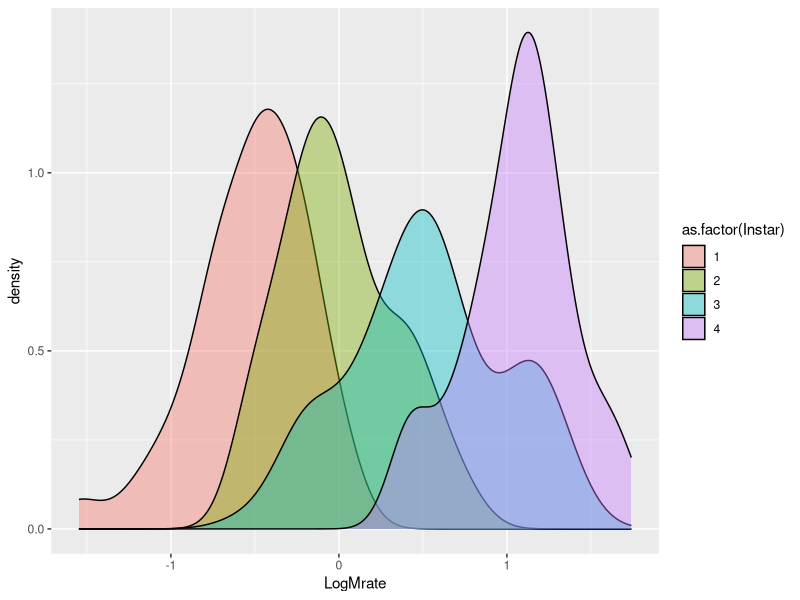
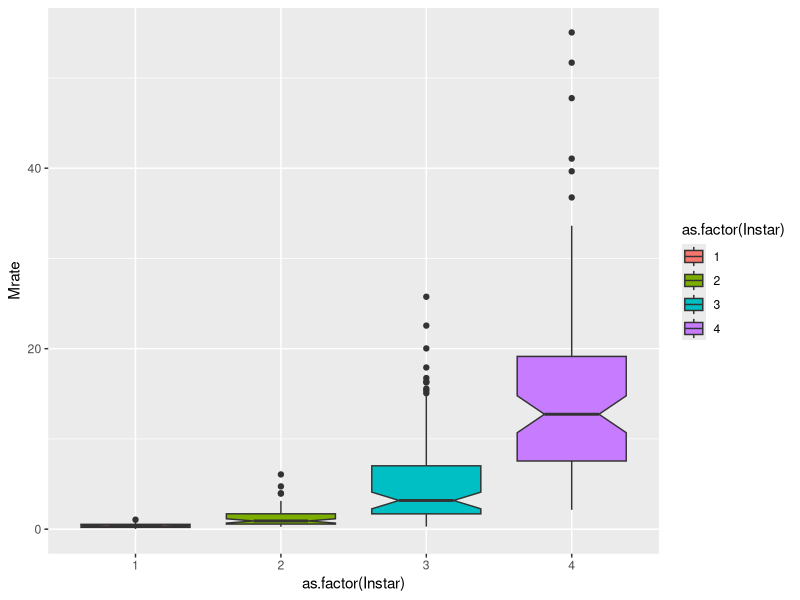
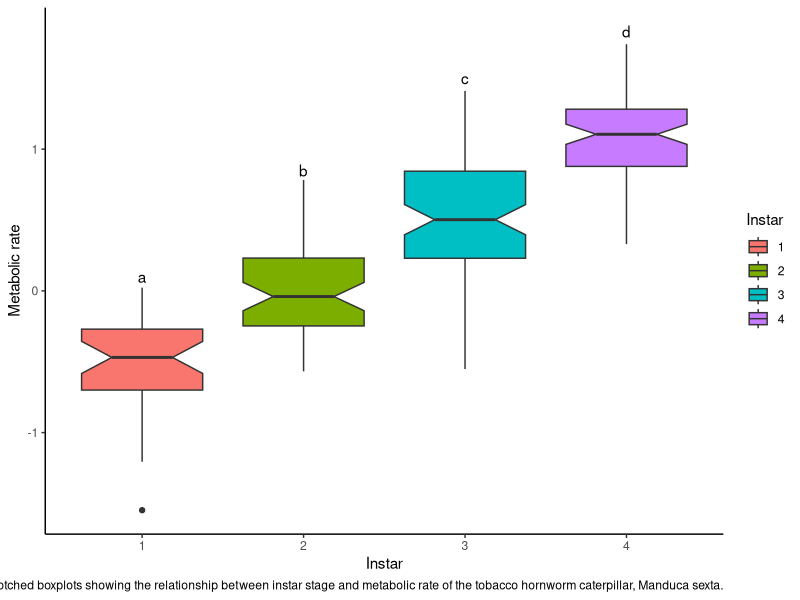
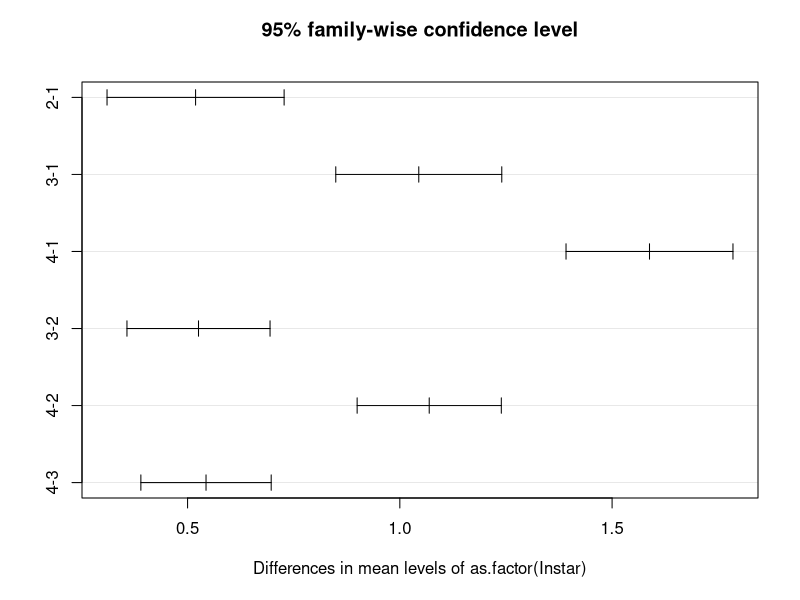
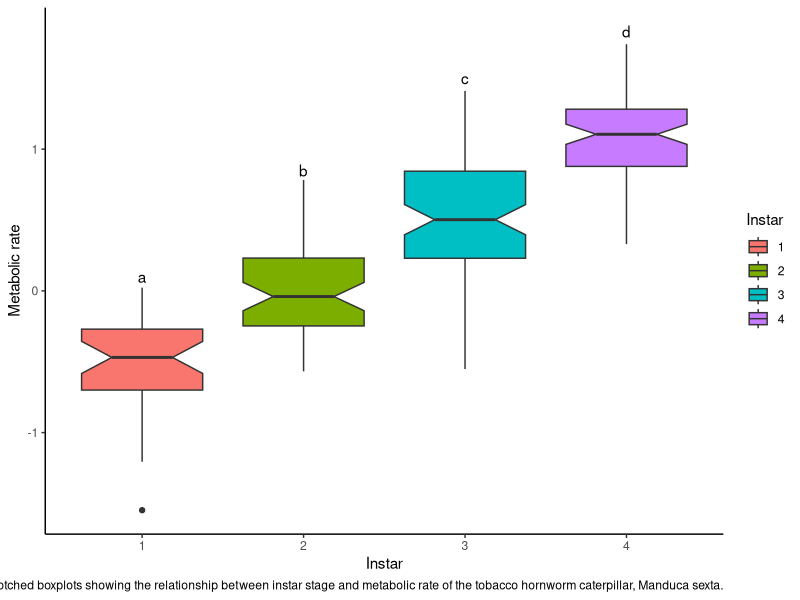

Recreate these plots in R, in order. (Note: this script raises an error after producing the figures.)
# final_stats_assignment.R
# Final statistical analyses for metabolic rate of Manduca sexta data
# for basic stats assignment due 29 June 2018
# Taryn Joy Jacobs, Jessica Kipling, Carlin Landsberg
# 18 June 2018

# Load libraries ----------------------------------------------------------

library(tidyverse)
library(readr)
library(ggpubr)
library(e1071)
library(corrplot)
library(RColorBrewer)
library(grid)

# Load data ---------------------------------------------------------------

ms_rate <- read_delim("ms_rate.csv", ";", 
                      escape_double = FALSE, trim_ws = TRUE)

# imported textfile from desktop
View(ms_rate)

# Having a look at the data -----------------------------------------------

# summarise
summary(ms_rate)

# Density plot ------------------------------------------------------------

# Visualise the denisty of the data
ggplot(data = ms_rate, aes(x = LogMrate, fill = as.factor(Instar))) + 
  geom_density(alpha = 0.4)
  # data seems like its not skewed for each instar 

# Skewness & Kurtosis -----------------------------------------------------

# skewness, kurtosis...
ms_rate %>% 
  group_by(Instar) %>% 
  summarise(mean_wt = mean(BodySize),
            median_wt = median(BodySize),
            skew_wt = skewness(BodySize),
            kurt_wt = kurtosis(BodySize)) 
  # 1 and 4 kurtosis

# Boxplot visualisation ---------------------------------------------------

# Boxplot
ggplot(data = ms_rate, aes(x = as.factor(Instar), y = Mrate)) +
  geom_boxplot(aes(fill = as.factor(Instar)), notch = TRUE)
  # Mostly looks significant (notches not overlapping, clearly for 3 and 4. 1 and 2 a bit unclear)

# Data analyses (first checking assumptions) -----------------------------------------------------------------

# check assumptions instar and rate

# normality
ms_rate %>% 
  group_by(Instar) %>% 
  summarise(r_norm_dist = as.numeric(shapiro.test(LogMrate)[2])) 
  # All data normal, except for instsar 5. Removed instar 5 from raw data?

# homoscedasticity 
ms_rate %>% 
  group_by(Instar) %>% 
  summarise(r_norm_dist = as.numeric(shapiro.test(LogMrate)[2]),
            r_norm_var = var(LogMrate)) 
 
ms_rate %>% 
  summarise(body_norm_dist = as.numeric(shapiro.test(BodySize)[2]),
            body_norm_var = var(BodySize))
  # body size not normally distributed

ms_rate %>% 
  summarise(body_norm_dist = as.numeric(shapiro.test(LogBodySize)[2]),
            body_norm_var = var(LogBodySize))
  # log body size also not normally distributed

# Note, we cannot perform a t-test becasue more than two factors (4 instars)
# so we can try an ANOVA ... single-factor anova

# ANOVA Metabolic rate ----------------------------------------------------

# H0: Metabolic rate is not higher for larger instars
# H1: Metabolic rate is higher for larger instars

# single factor ANOVA for instar and metabolic rate
mr.aov <- aov(LogMrate ~ as.factor(Instar), data = ms_rate)
summary(mr.aov)
  # ----- RESULTS -----
#                   Df Sum Sq Mean Sq F value Pr(>F)    
# as.factor(Instar)   3  76.40  25.467   177.5 <2e-16 ***
#  Residuals         252  36.16   0.143                   
# ---
#  Signif. codes:  0 '***' 0.001 '**' 0.01 '*' 0.05 '.' 0.1 ' ' 1   
  # ----- ----- -----
    # Pr < 0.05 so we reject the null hypothesis, therefore
      # Metabolic rate is higher for larger instars

# Visualise using a boxplot
mr_box <- ggplot(data = ms_rate, aes(x = as.factor(Instar), y = LogMrate, fill = as.factor(Instar))) +
  geom_boxplot(notch = TRUE) +
  annotate("text", x = 1, y = 0.1, label = "a") +
  annotate("text", x = 2, y = 0.85, label = "b") +
  annotate("text", x = 3, y = 1.5, label = "c") +
  annotate("text", x = 4, y = 1.83, label = "d") +
  labs(x = "Instar", y = "Metabolic rate", fill = "Instar",
       caption = "Fig. 1. Notched boxplots showing the relationship between instar stage and metabolic rate of the tobacco hornworm caterpillar, Manduca sexta.") +
  theme(plot.title = element_text(hjust = 0),
        plot.caption = element_text(hjust = 0)) +
  theme_classic()
mr_box

   # to be used in results section
ggsave(plot = mr_box, filename = "Metabolic boxplot final2.png")
# notches do not overlap so must be significantly different?
# this is just a visualisation, so lets check it with a statistical analysis

# Post-hoc test
TukeyHSD(mr.aov)
plot(TukeyHSD(mr.aov))
  # none cross the zero mark... 
  # p-adj < 0.05 (p-adj = 0 for all interactions) for all so does this mean they're all significant?
  # ie all instars have significantly different metabolic rates?

# Correlation -------------------------------------------------------------

# subset dataset because we are looking at only instar, body size and metabolic rate
met_sub <- ms_rate %>% 
  select(-X1, -Computer, -BodySize, -CO2ppm, -Mrate)

# H0: There is no relationship between body size and metabolic rate
# H1: There is a relationship between body size and metabolic rate

# visualise the data (scatterplot)
plot(ms_rate$LogBodySize, ms_rate$LogMrate)

# normality for log body size and log metabolic rate
met_norm <- met_sub %>% 
  gather(key = "variable") %>% 
  group_by(variable) %>% 
  summarise(variable_norm = as.numeric(shapiro.test(value)[2]))
met_norm
  # but data is not narmal so we use Kendall

# Kendall rank correlation
corr <- cor(met_sub, method = "kendall")
corr

# visualise results form these correlations
    # to be used in results section
plot_panel <- (corrplot(corr, type = "upper",
                        tl.col = "black", addCoef.col = "grey70"))
  # overall high correlatation coefficients for all variables, therefore a strong, positive relationship exists

# correlation between body size and metabolic rate (Kendall)
cor.test(ms_rate$LogBodySize, ms_rate$LogMrate, method = "kendall")
# p < 0.05, so we reject the null hypothesis, therefore
# there is a relationship between body size and metabolic rate
# tau = 0.8158754, so about 82%% of this relationship is explained

# visualise plot
tau_print <- paste0("tau = ", 
                  round(cor(x = met_sub$LogBodySize, met_sub$LogMrate, method = "kendall"),2))

plot_corr <- ggplot(data = ms_rate, aes(x = LogBodySize, y = LogMrate)) +
  geom_point() +
  geom_smooth(method = "lm", se = TRUE) +
  annotate("text", x = -2.2, y = 1.7, label = tau_print) +
  labs(x = "Body mass (g)", y = "Metabolic rate", caption = "Fig. 2. Correlation showing the relationship between body mass (g) and metabolic rate of Manduca sexta. 
") +
  theme(plot.title = element_text(hjust = 0.5),
        plot.caption = element_text(hjust = 0.5)) +
  theme_classic()
plot_corr

    # to be used in results section
ggsave(plot = plot_corr, filename = "correlation plot final2.png")

# Regression --------------------------------------------------------------

# H0: Metabolic rate is not influenced by body size
# H1: Metabolic rate is influenced by body size 

met_lm <- lm(LogBodySize ~ LogMrate, data = ms_rate)
summary(met_lm)
  # pr < 0.05 so we reject the null hypothesis, therefore
  # Metabolic rate is influenced by body size
  # adjusted r-sq value is 0.9235 showing that approx 92% of variance is explained

slope <- round(met_lm$coef[2], 3)
# p.val <- round(coefficients(summary(met_lm))[2, 4], 3) # approx 0 so...
p.val <- 0.001
r2 <- round(summary(met_lm)$r.squared, 3)
# ggplot(data = trans_met_co2, aes(x = Instar, y = LogMrate)) +
#  geom_point() +
#  stat_smooth(method = "lm")

plot_lm <- ggplot(data = ms_rate, aes(x = LogBodySize, y = LogMrate)) +
  geom_point() +
  annotate("text", x = -2.5, y = 1.9, label = paste0("slope == ", slope, "~(min/min)"), parse = TRUE, hjust = 0) +
  annotate("text", x = -2.5, y = 1.7, label = paste0("italic(p) < ", p.val), parse = TRUE, hjust = 0) +
  annotate("text", x = -2.5, y = 1.5, label = paste0("italic(r)^2 == ", r2), parse = TRUE, hjust = 0) +
  stat_smooth(method = "lm") +
  labs(x = "Body mass (g)", y = "Metabolic rate", caption = "Fig. 3. Linear regression showing the influence of body mass (g) on metabolic rate of Manduca sexta.
") +
  theme(plot.title = element_text(hjust = 0.5),
        plot.caption = element_text(hjust = 0.5)) +
  theme_classic()
plot_lm

    # to be used in results section
ggsave(plot = plot_lm, filename = "regression plot final.png")

# regression for QPAS... see papers..
ms_rate_scale <- ms_rate %>% 
  mutate(scale = (Mrate)^(-1/4))
ms_rate_scale

scale_lm <- lm(LogBodySize ~ scale, data = ms_rate_scale)
summary(scale_lm)
  # pr < 0.05 so we reject the null hypothesis, therefore
  # QPAS (Metabolic rate^ -1/4) is influenced by body size
  # adjusted r-sq value is 0.8597 showing that approx 86% of variance is explained

slope1 <- round(scale_lm$coef[2], 3)
# p.val <- round(coefficients(summary(met_lm))[2, 4], 3) # approx 0 so...
p.val <- 0.001
r2.1 <- round(summary(scale_lm)$r.squared, 3)

scale_plot_lm <- ggplot(data = ms_rate_scale, aes(x = LogBodySize, y = scale)) +
  geom_point() +
  annotate("text", x = -0.7, y = 2.2, label = paste0("slope == ", slope1, "~(min/min)"), parse = TRUE, hjust = 0) +
  annotate("text", x = -0.7, y = 2.0, label = paste0("italic(p) < ", p.val), parse = TRUE, hjust = 0) +
  annotate("text", x = -0.7, y = 1.8, label = paste0("italic(r)^2 == ", r2.1), parse = TRUE, hjust = 0) +
  stat_smooth(method = "lm") +
  labs(x = "Body mass (g)", y = "Metabolic rate (scale)", caption = "Fig. 5. Linear regression of quarter-power allometric scaling (QPAS) relationship of body mass and metabolic rate
") +
  theme(plot.title = element_text(hjust = 0.5),
        plot.caption = element_text(hjust = 0.5)) +
  theme_classic()
scale_plot_lm

ggsave(plot = scale_plot_lm, filename = "scale plot regression final.png")
